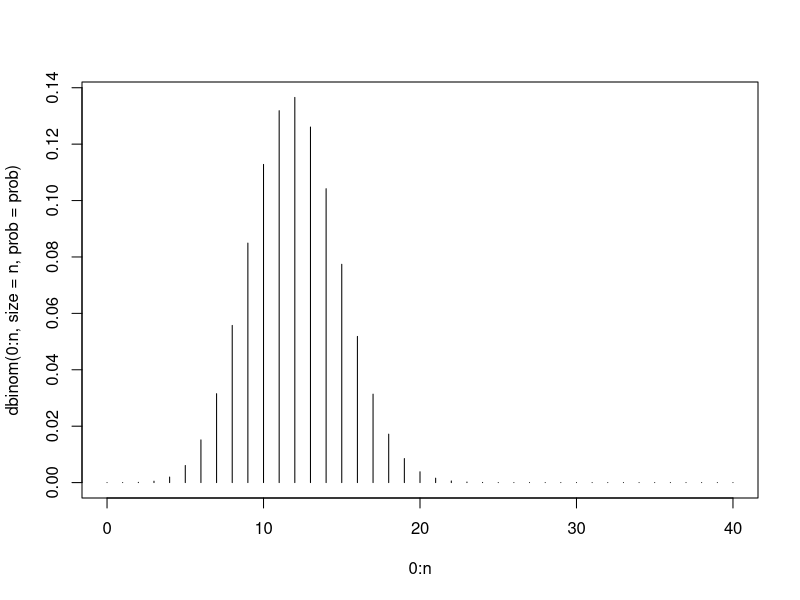
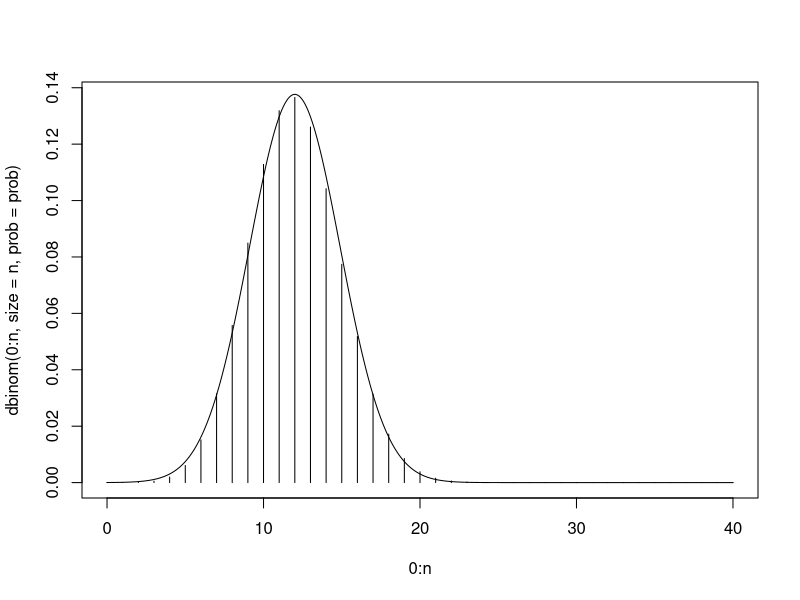
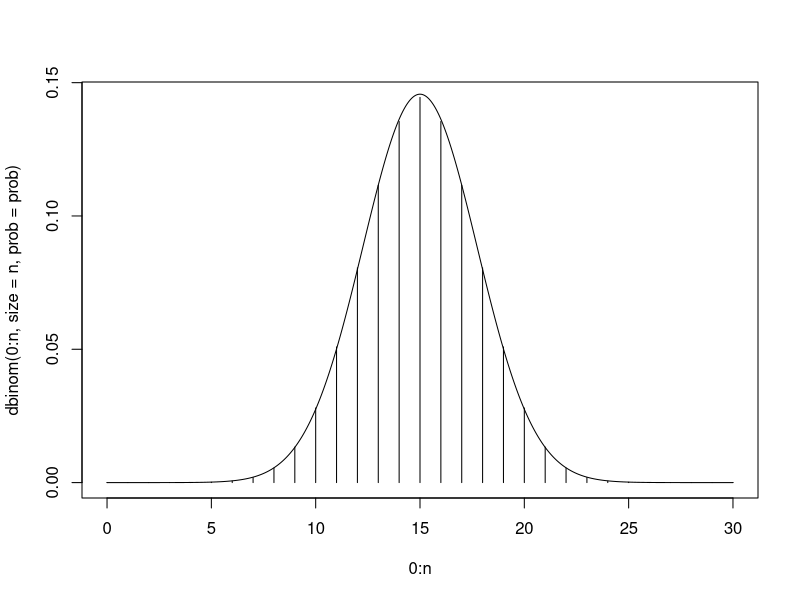
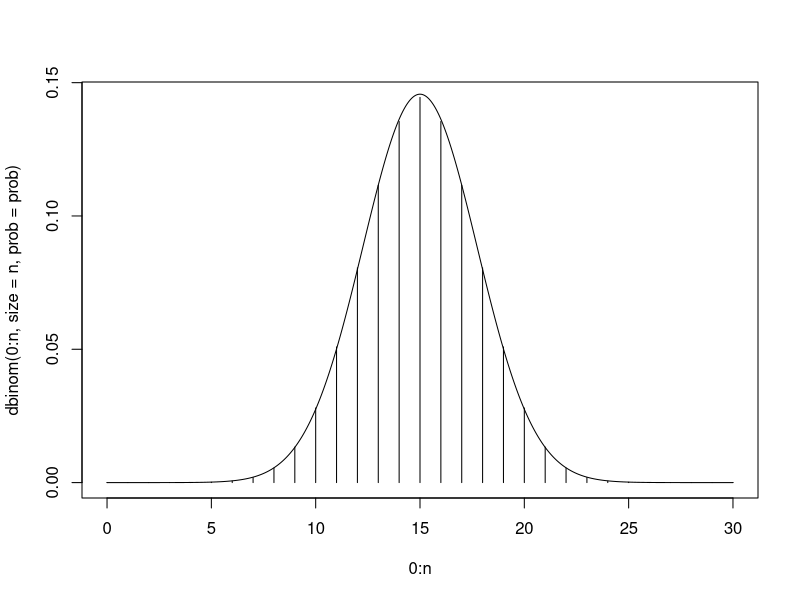

R code for these plots, in order:
## ---- chunk 1
number <- 5
if((number %% 15) == 0) {
  print("fizz buzz")
} else if ((number %% 5) == 0){
  print("buzz")
} else if ((number %% 3) == 0){
  print("fizz")
} else {
  print("whoops?")
}

#if(!(number %% 15))

## ---- chunk 2
for(number in -1:41){
  if((number %% 15) == 0) {
    print("fizz buzz")
  } else if ((number %% 5) == 0){
    print("buzz")
  } else if ((number %% 3) == 0){
    print("fizz")
  } else {
    print("whoops?")
  }
}
## ---- chunk 3
install.packages("microbenchmark")
install.packages("matrixStats")
## ---- chunk 4
n <- 40
prob <- 0.3
#probabilities from a binomial RV
dbinom(0:n, size = n, prob = prob)
plot(0:n,
     dbinom(0:n, size = n, prob = prob),
     type = "h")
## ---- chunk 5
plot(0:n,
     dbinom(0:n, size = n, prob = prob),
     type = "h")
norm_x <- seq(from = 0, to = n, length = 1000)
lines(norm_x, 
      dnorm(norm_x, mean = n*prob, sd = sqrt(n*prob*(1-prob))))
## ---- chunk 6
plot_norm_approx <- function(n, prob){
  plot(0:n,
     dbinom(0:n, size = n, prob = prob),
     type = "h")
norm_x <- seq(from = 0, to = n, length = 1000)
lines(norm_x, 
      dnorm(norm_x, mean = n*prob, sd = sqrt(n*prob*(1-prob)))
      )
}
## ---- chunk 7
plot_norm_approx(30,0.50)
## ---- chunk 8
plot_norm_approx <- function(n = 30, prob = 0.5){
  plot(0:n,
     dbinom(0:n, size = n, prob = prob),
     type = "h")
norm_x <- seq(from = 0, to = n, length = 1000)
lines(norm_x, 
      dnorm(norm_x, mean = n*prob, sd = sqrt(n*prob*(1-prob)))
      )
}

plot_norm_approx()
